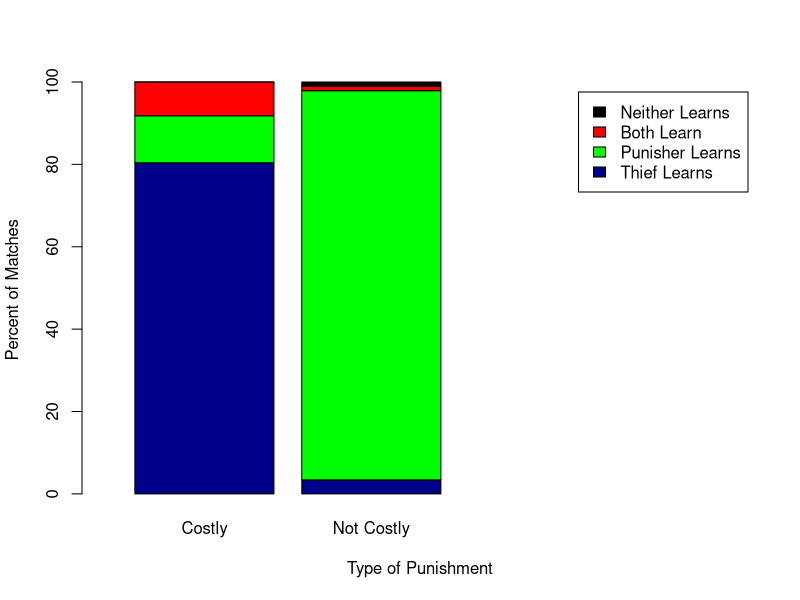

Reproduce this figure in R.
data = matrix(c(80.4,11.4,8.2,0,3.4,94.5,1.1,1.0),ncol=2);
colnames(data) = c("Costly","Not Costly");
rownames(data) = c("Thief Learns","Punisher Learns","Both Learn","Neither Learns");
barplot(data,xlab="Type of Punishment",ylab="Percent of Matches",legend=rownames(data),col=c("darkblue","green","red","black"),xlim=c(0, ncol(data) + 2.5));